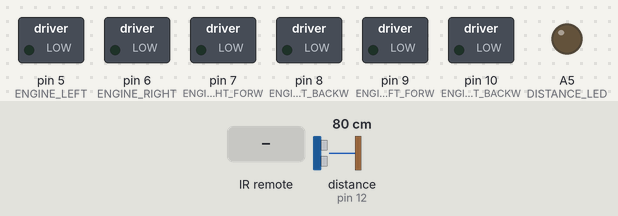
Recording of a sketch running on a simulated Arduino Uno, built with avr-gcc and run on an emulated ATmega328P. On the bench: switched loads named in the sketch (green lamp = pin HIGH), output pins drawn as LEDs (lit = HIGH). Wiring (inferred from the names in the program): ultrasonic range finder: trigger pin 11; echo pin 12. Inputs (shaded band) come from the test bench; at power-on: distance to the obstacle (sensor on pin 12) 80 cm. The echo pulse lasts 58.3 µs per cm; pins used as bus, display or sensor lines are not drawn.

Above: at 1.2 s.
1.3 s: distance to the obstacle (sensor on pin 12) set to 22 cm
2.8 s: distance to the obstacle (sensor on pin 12) set to 18 cm
At 3.4 s:
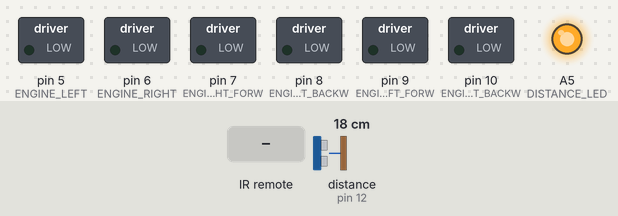
4.3 s: infrared code 0x00FF9867 received
At 5.1 s:
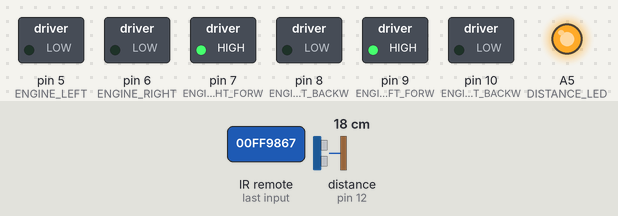
5.8 s: infrared code 0x00FF38C7 received
At 6.8 s:
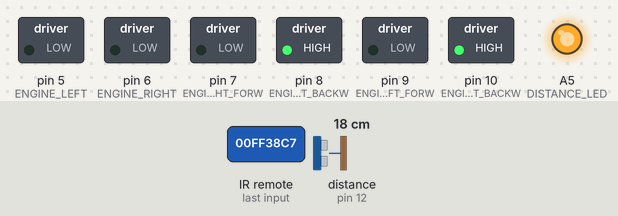
7.5 s: distance to the obstacle (sensor on pin 12) set to 35 cm
At 8.0 s:
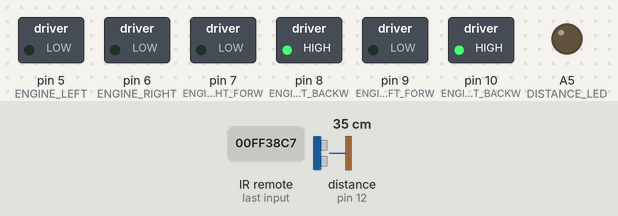
9.0 s: infrared code 0x00FF30CF received
At 9.09 s:
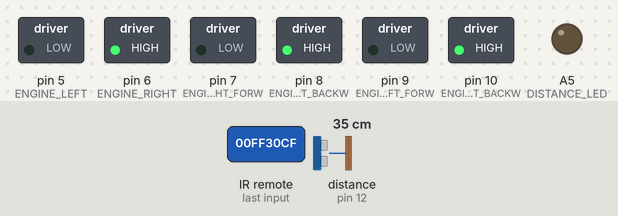
Timing chart, 0 to 11.6 s (numbered marks = the images above; inputs shaded):
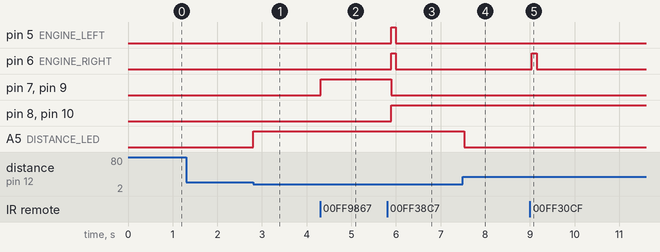

The sketch:

EmbeddedSystems_Lab3_SimonJohannsson_HumamAmouri.ino
```cpp
#include <Arduino_FreeRTOS.h>
#include <queue.h>
#include <task.h>
#include <semphr.h>

#include <IRremote.h>

/* ----------------------------------------------
                 MOTOR
   ---------------------------------------------- */
#define ENGINE_LEFT_BACKW 10
#define ENGINE_LEFT_FORW 9
#define ENGINE_LEFT 5

#define ENGINE_RIGHT_BACKW 8
#define ENGINE_RIGHT_FORW 7
#define ENGINE_RIGHT 6
#define MINIMUM_ENGINE_SPEED 100
#define MEDIUM_ENGINE_SPEED 200
#define MAX_ENGINE_SPEED 255

#define TURN_SPEED_LEFT 0.0
#define TURN_SPEED_RIGHT 0.0

/* ----------------------------------------------
                 DISTANCE SENSOR
   ---------------------------------------------- */
#define ECHO_PIN 12
#define TRIG_PIN 11
#define DISTANCE_LED A5
#define SPEED_OF_SOUND 340.0
#define MIN_DISTANCE 20 //cm
#define pulseTimeToDistanceCM(x) ((SPEED_OF_SOUND * (((double)x / 2.0) / 1000000.0)) * 100.0)


/* ----------------------------------------------
                 IR SENSOR
   ---------------------------------------------- */
#define IR_PIN A0
#define IR_POWER 0x00FF629D
#define IR_A 0x00FF22DD
#define IR_B 0x00FF02FD
#define IR_C 0x00FFC23D
#define IR_UP 0x00FF9867
#define IR_DOWN 0x00FF38C7
#define IR_LEFT 0x00FF30CF
#define IR_RIGHT 0x00FF7A85
#define IR_SELECT 0x00FF18E7

//Alternative IR codes
#define IR_POWER_ALT 0x00511DBB
#define IR_A_ALT 0x52A3D41F
#define IR_B_ALT 0xD7E84B1B
#define IR_C_ALT 0x20FE4DBB
#define IR_UP_ALT 0x97483BFB
#define IR_DOWN_ALT 0x488F3CBB
#define IR_LEFT_ALT 0x9716BE3F
#define IR_RIGHT_ALT 0x6182021B
#define IR_SELECT_ALT 0x3D9AE3F7

/* ----------------------------------------------
                 Global Variables
   ---------------------------------------------- */
QueueHandle_t motorQueue = NULL;
QueueHandle_t directionQueue = NULL;

bool globalObstacleAhead = false;

SemaphoreHandle_t obstacleMutex = NULL;


/* ---------------------------------------------- */


void taskDistance(void *param) {
  float distance = 0.0; //current distance in cm
  for (;;) {

    digitalWrite(TRIG_PIN, HIGH);
    delayMicroseconds(10);
    digitalWrite(TRIG_PIN, LOW);

    unsigned long distanceTime = pulseIn(ECHO_PIN, HIGH);
    distance = pulseTimeToDistanceCM(distanceTime);
    //Serial.print(distance); Serial.println("cm");

    if (distance < MIN_DISTANCE){
      xSemaphoreTake(obstacleMutex, portMAX_DELAY);
      globalObstacleAhead = true;
      xSemaphoreGive(obstacleMutex);
      digitalWrite(DISTANCE_LED, HIGH);
      //@NOTE: If an obstacle is found. then there is less need to keep looking for an obstacle.
      vTaskDelay(pdMS_TO_TICKS(500));
    }else{
      digitalWrite(DISTANCE_LED, LOW);
      xSemaphoreTake(obstacleMutex, portMAX_DELAY);
      globalObstacleAhead = false;
      xSemaphoreGive(obstacleMutex);
     }

    vTaskDelay(pdMS_TO_TICKS(10));

  }
  vTaskDelete(NULL);
}


void taskIRReceiver(void* param) {
  IRrecv receiver(IR_PIN);
  receiver.enableIRIn();
  decode_results results;

  int dir = 0;
  int motorSpeed = MAX_ENGINE_SPEED;
  int latestCommand = 0; //checks if the last send command is a motor speed or direction command
  for (;;) {
    int oldMotorSpeed = motorSpeed;
    bool runMotor = false; //Determenes if the motor should continue running or not
    if (receiver.decode(&results)) {
      switch (results.value) {
        case IR_A_ALT:Serial.println("ALT");
        case IR_A:
          {
            motorSpeed = MINIMUM_ENGINE_SPEED;
            latestCommand = motorSpeed;
          } break;
        case IR_B_ALT:Serial.println("ALT");
        case IR_B:
          {
            motorSpeed = MEDIUM_ENGINE_SPEED;
            latestCommand = motorSpeed;
          } break;
        case IR_C_ALT:Serial.println("ALT");
        case IR_C:
          {
            motorSpeed = MAX_ENGINE_SPEED;
            latestCommand = motorSpeed;
          } break;
        case IR_UP_ALT:Serial.println("ALT");
        case IR_UP:
          {
            runMotor = true;
            dir = 1;
            latestCommand = dir;

          } break;

        case IR_DOWN_ALT:Serial.println("ALT");
        case IR_DOWN:
          {
            runMotor = true;
            dir = 2;
            latestCommand = dir;
          } break;
        case IR_LEFT_ALT:Serial.println("ALT");
        case IR_LEFT:
          {
            runMotor = true;
            dir = 3;
            latestCommand = dir;
          } break;
        case IR_RIGHT_ALT:Serial.println("ALT");
        case IR_RIGHT:
          {
            runMotor = true;
            dir = 4;
            latestCommand = dir;
          } break;
        case IR_POWER_ALT:Serial.println("ALT");
        case IR_POWER:
          {
            runMotor = true;
            dir = 0;
            latestCommand = dir;
          } break;
        case IR_SELECT_ALT:Serial.println("ALT");
        case IR_SELECT:
        {
        }break;
        case 0xFFFFFFFF:
        {
          //Serial.println("FFFFFFFF : Repeat code");
          if (latestCommand == motorSpeed){
            runMotor = false;
          }else {
            runMotor = true;
          }
        }break;
        //
        default:
          {
            dir = 0;
            //Serial.println(results.value, HEX);
          } break;

      }

      if(oldMotorSpeed != motorSpeed){
        xQueueOverwrite(motorQueue, &motorSpeed);
      }
      if(runMotor){
        xQueueOverwrite(directionQueue, &dir);
      }
      receiver.resume();
      //Lowest priority task. No delay needed.
      //vTaskDelay(pdMS_TO_TICKS(100));
    }
  }

  vTaskDelete(NULL);
}


void taskRunMotor(void* param) {
  int motorSpeed = MAX_ENGINE_SPEED;
  int dir = 1;
  float leftWheel = 1.0;
  float rightWheel = 1.0;

  analogWrite(ENGINE_LEFT, motorSpeed * leftWheel);
  analogWrite(ENGINE_RIGHT, motorSpeed * rightWheel);

  for (;;) {
    bool newInstruction = false;
    if(xQueueReceive(motorQueue, &motorSpeed, 0) == pdTRUE){
      continue;
    }
    else{
      if (xQueueReceive(directionQueue, &dir, 0) == pdTRUE) {
        newInstruction = true;
        switch(dir){
          case 0:
          {
            leftWheel = 0.0;
            rightWheel = 0.0;
          }break;
          case 1:
          {

            leftWheel = 1.0;
            rightWheel = 1.0;
            digitalWrite(ENGINE_LEFT_FORW, HIGH);
            digitalWrite(ENGINE_RIGHT_FORW, HIGH);
            digitalWrite(ENGINE_LEFT_BACKW, LOW);
            digitalWrite(ENGINE_RIGHT_BACKW, LOW);
          }break;
          case 2:
          {
            leftWheel = 1.0;
            rightWheel = 1.0;
            digitalWrite(ENGINE_LEFT_FORW, LOW);
            digitalWrite(ENGINE_RIGHT_FORW, LOW);
            digitalWrite(ENGINE_LEFT_BACKW, HIGH);
            digitalWrite(ENGINE_RIGHT_BACKW, HIGH);
          }break;
          case 3:
          {
            leftWheel = TURN_SPEED_LEFT;
            rightWheel = 1.0;
          }break;
          case 4:
          {
            leftWheel = 1.0;
            rightWheel = TURN_SPEED_RIGHT;
          }break;
        }
      }
      if(!newInstruction ){
        analogWrite(ENGINE_LEFT, 0);
        analogWrite(ENGINE_RIGHT, 0);

      }else{
        xSemaphoreTake(obstacleMutex, portMAX_DELAY);
        bool obstacleAhead = globalObstacleAhead;
        xSemaphoreGive(obstacleMutex);
        if(!obstacleAhead || dir == 2){
          analogWrite(ENGINE_LEFT, motorSpeed * leftWheel);
          analogWrite(ENGINE_RIGHT, motorSpeed * rightWheel);
        }else {
          analogWrite(ENGINE_LEFT, 0);
          analogWrite(ENGINE_RIGHT, 0);
        }
      }
    }
    vTaskDelay(pdMS_TO_TICKS(100));
  }
  vTaskDelete(NULL);
}


void setup() {
  Serial.begin(9600);
  // Distance Sensor
  pinMode(ECHO_PIN, INPUT);
  pinMode(TRIG_PIN, OUTPUT);
  pinMode(DISTANCE_LED, OUTPUT);

  // IR Sensor
  pinMode(IR_PIN, INPUT);

  // Motor
  pinMode(ENGINE_LEFT, OUTPUT);
  pinMode(ENGINE_LEFT_FORW, OUTPUT);
  pinMode(ENGINE_LEFT_BACKW, OUTPUT);
  pinMode(ENGINE_RIGHT, OUTPUT);
  pinMode(ENGINE_RIGHT_FORW, OUTPUT);
  pinMode(ENGINE_RIGHT_BACKW, OUTPUT);

  obstacleMutex = xSemaphoreCreateMutex();
  motorQueue = xQueueCreate(1, sizeof(int) );
  directionQueue = xQueueCreate(1, sizeof(int) );
  if (motorQueue != NULL && directionQueue != NULL && obstacleMutex != NULL) {
    xTaskCreate(taskDistance, "Distance Sensor", 128, NULL, 2, NULL);
    xTaskCreate(taskIRReceiver, "IR Sensor", 128, NULL, 0, NULL);
    xTaskCreate(taskRunMotor, "Motor", 128, NULL, 1, NULL);
  }
}

void loop() {}
```

Measured:
- the behaviour switches between 21 and 20 cm on distance to the obstacle (sensor on pin 12) (found by bisection; images 0 and 1)
- after the input at 1.3 s, every drawn part: stays the same
- after the input at 2.8 s, A5 (DISTANCE_LED): LOW → HIGH at once
- after the input at 4.3 s, pin 7 (ENGINE_RIGHT_FORW), pin 9 (ENGINE_LEFT_FORW): LOW → HIGH at once
- after the input at 5.8 s, pin 5 (ENGINE_LEFT), pin 6 (ENGINE_RIGHT): LOW → HIGH after 0.10 s, → LOW 0.10 s later; pin 7 (ENGINE_RIGHT_FORW), pin 9 (ENGINE_LEFT_FORW): HIGH → LOW after 0.10 s; pin 8 (ENGINE_RIGHT_BACKW), pin 10 (ENGINE_LEFT_BACKW): LOW → HIGH after 0.10 s
- after the input at 7.5 s, A5 (DISTANCE_LED): HIGH → LOW at once
- after the input at 9.0 s, pin 6 (ENGINE_RIGHT): LOW → HIGH after 0.05 s, → LOW 0.10 s later
